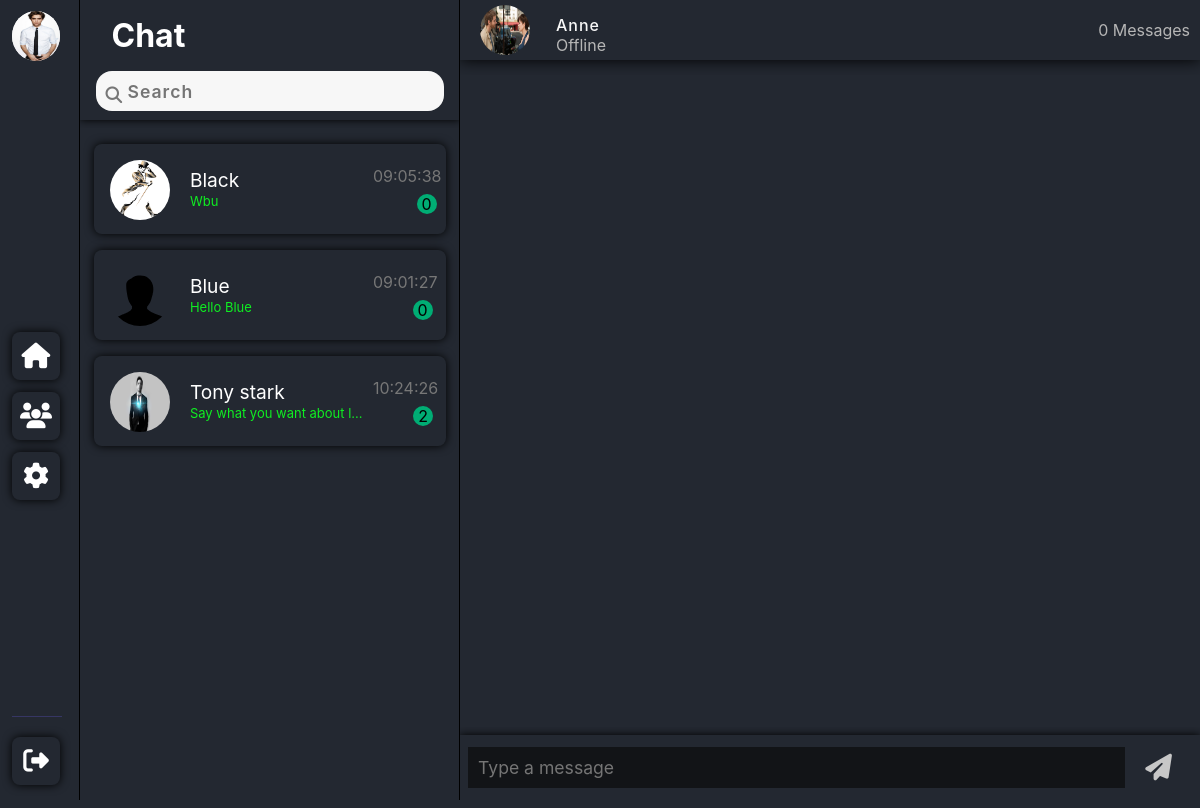
Screenshot of /php/chat.php?user_id=28 (signed in) with the database file from the repository.
### tables this page shows
CREATE TABLE `users` (
  `user_id` int(7) NOT NULL,
  `name` varchar(255) NOT NULL,
  `email_id` varchar(255) NOT NULL,
  `password` varchar(255) NOT NULL,
  `login` int(1) DEFAULT NULL,
  `bio` varchar(1023) DEFAULT NULL,
  `dob` date DEFAULT NULL,
  `gender` varchar(10) DEFAULT NULL,
  `country` varchar(255) DEFAULT NULL,
  `user_profile` varchar(255) NOT NULL DEFAULT 'default_pic.svg'
);

CREATE TABLE `users_chat` (
  `msg_id` int(11) NOT NULL,
  `sender_id` int(10) NOT NULL,
  `receiver_id` int(10) NOT NULL,
  `msg_content` varchar(1023) NOT NULL,
  `msg_status` text NOT NULL,
  `msg_date` timestamp NOT NULL DEFAULT current_timestamp() ON UPDATE current_timestamp()
);

### php/userlist.php (the view, shortened to what this page needs)
<div class="chat-column">
    <div class="top">
        <div id="toprow">
            <h1 class="heading">Chat</h1>
        </div>
        <div class="search-bar">
            <input type="text" placeholder="Search" onkeyup="searchUser()" id="search-input"
                style=" margin: -1rem 0;" />
            <button type="submit" id="search-btn" style="top: 0px;">
            </button>
        </div>
    </div>
    <div class="chat-navbar-rows">
        <?php
include_once 'connectdb.php';
$email = $_SESSION['email'];
$query = "SELECT * FROM users WHERE email_id='$email'";
$result = mysqli_query($link, $query);
$row = mysqli_fetch_array($result);
$user = $row['user_id'];
$users = "SELECT DISTINCT receiver_id,u.user_id,u.name,u.user_profile,u.login FROM users_chat uc JOIN users u ON u.user_id=uc.receiver_id WHERE sender_id='$user'";
$run_user = mysqli_query($link, $users);
while ($row = mysqli_fetch_array($run_user)) {
    $user_id = $row['user_id'];
    $user_profile = $row['user_profile'];
    $name = $row['name'];
    $qry = "SELECT * FROM users_chat WHERE (sender_id='$user' AND receiver_id='$user_id') OR (sender_id='$user_id' AND receiver_id='$user') ORDER BY msg_id DESC LIMIT 1";
    $run_query = mysqli_query($link, $qry);
    $row = mysqli_fetch_assoc($run_query);
    $message = $row['msg_content'];
    $time = $row['msg_date'];
    $date = explode(' ', $time);
    $qry2 = "SELECT COUNT(*) AS count FROM users_chat where sender_id='$user_id' AND receiver_id='$user' AND msg_status='UNREAD'";
    $res = mysqli_query($link, $qry2);
    $row1 = mysqli_fetch_assoc($res);
    $count = $row1['count'];
    echo "<div class='row'>
    <img src=" . "../uploads/" . $user_profile . " />
    <div class='mid'>
    <h1 id='username'>
    <a style='color:white; text-decoration:none;' href='chat.php?user_id=$user_id'>$name</a>
    </h1>
    <p style='color:rgb(15, 238, 34);font-size:13px;' class='last-message'>$message</p>
    </div>
    <div class='right'>
    <p style='margin-right: -20px;position: relative;right: 15px;' class='last-message-time'>$date[1]</p>
    <p id='unread-message-count'>$count</p>
    </div>
    </div>";
}
$qry = "SELECT user_id FROM users WHERE email_id='$email'";
$res = mysqli_query($link, $qry);
$row = mysqli_fetch_array($res);
$user = $row['user_id'];
$users = "SELECT DISTINCT receiver_id,u.user_id,u.name,u.user_profile,u.login FROM users_chat uc JOIN users u ON u.user_id=uc.sender_id WHERE receiver_id='$user' AND u.user_id NOT IN (SELECT DISTINCT receiver_id FROM users_chat uc JOIN users u ON u.user_id=uc.receiver_id WHERE sender_id='$user')";
$run_user = mysqli_query($link, $users);
while ($row = mysqli_fetch_array($run_user)) {
    $user_id = $row['user_id'];
    $user_profile = $row['user_profile'];
    $name = $row['name'];
    $qry = "SELECT * FROM users_chat WHERE (sender_id='$user' AND receiver_id='$user_id') OR (sender_id='$user_id' AND receiver_id='$user') ORDER BY msg_id DESC LIMIT 1";
    $run_query = mysqli_query($link, $qry);
    $row = mysqli_fetch_assoc($run_query);
    $message = $row['msg_content'];
    $time = $row['msg_date'];
    $date = explode(' ', $time);
    $qry2 = "SELECT COUNT(*) AS count FROM users_chat where sender_id='$user_id' AND receiver_id='$user' AND msg_status='UNREAD'";
    $res = mysqli_query($link, $qry2);
    $row1 = mysqli_fetch_assoc($res);
    $count = $row1['count'];
    echo "<div class='row'>
    <img src=" . "../uploads/" . $user_profile . " />
    <div class='mid'>
    <h1 id='username'><a style='color:white; text-decoration:none;' href='chat.php?user_id=$user_id'>$name</a> </h1>
    <p style='color:rgb(15, 238, 34);font-size:13px;' class='last-message'>$message</p>
    </div>
    <div class='right'>
    <p style='margin-right: -20px;position: relative;right: 15px;' class='last-message-time'>$date[1]</p>
    <p id='unread-message-count'>$count</p>
    </div>
    </div>";
}
?>
    </div>
</div>

### php/chat.php (shortened to what this page needs)
<!DOCTYPE html>
<?php
$email = $_SESSION['email'];
include 'connectdb.php';
$get_user = "SELECT * FROM users WHERE email_id='$email'";
$qry = mysqli_query($link, $get_user);
$row = mysqli_fetch_array($qry);
$user_id = $row['user_id'];
?>
<?php
if (isset($_GET['user_id'])) {
    $receiver_id = $_GET['user_id'];
    $qry = "SELECT * FROM users WHERE user_id='$receiver_id'";
    $result = mysqli_query($link, $qry);
    $row = mysqli_fetch_array($result);
    $receiver_name = $row['name'];
    $receiver_profile_pic = $row['user_profile'];
    $receiver_login = $row['login'];
    if ($receiver_login == 1) {
        $state = 'Online';
    } else {
        $state = 'Offline';
    }
    $total_messages = "SELECT * FROM users_chat WHERE (sender_id='$user_id' AND receiver_id='$receiver_id') OR (sender_id='$receiver_id' AND receiver_id='$user_id')";
    $run_query = mysqli_query($link, $total_messages) or die("Unable to count messages");
    $total = mysqli_num_rows($run_query);
}
?>
<html lang="en">
<head>
    <link rel="stylesheet" href="../css/chat.css" />
    <link rel="stylesheet" href="../css/global.css" />
</head>
<body>
    <div class="container chat-page-container">
        <?php include 'sidebar.php';?>
        <?php include 'userlist.php';?>
        <div class="chat">
            <div class="chat-header">
                <div class="left">
                    <?php
echo "<img src=" . "../uploads/" . $receiver_profile_pic . " class='pp'>
    <div class='name-status'>
       <h1> $receiver_name  </h1>
        <span class='user-status'>$state</span>
    </div>";
?>
                </div>
                <div class="right">
                    <?php
echo $total;
if ($total == 1) {
    echo " Message";
} else {
    echo " Messages";
}
?>
                </div>
            </div>
            <div class="chat-box">
            </div>
            <form method="POST">
                <div class="chat-footer">
                    <textarea name="message" class="autoExpand" rows='1' data-min-rows='1'
                        placeholder="Type a message"></textarea>
                    <button name="submit">
                        <i class="fas fa-2x fa-paper-plane"></i>
                    </button>
                </div>
            </form>
        </div>
    </div>
</body>
</html>

### php/sidebar.php (shortened to what this page needs)
<?php
include 'connectdb.php';
$email = $_SESSION['email'];
$sql = "SELECT * FROM users WHERE `email_id` = '$email'";
$res = mysqli_query($link, $sql);
$r = mysqli_fetch_assoc($res);
?>
<!DOCTYPE html>
<html lang="en">
<head>
    <link rel="stylesheet" href="../css/global.css">
    <link rel="stylesheet" href="../css/sidebar.css">
</head>
<body>
    <div class="sidebar">
        <ul>
            <li>
                <a href="settings.php" id="sidebar_profile_pic">
                    <?php echo "<img src=" . "../uploads/" . $r['user_profile'] . " />" ?>
                </a>
            </li>
            <li>
                <a href="chat.php" class="s-btn">
                    <i class="fas fa-2x fa-home"></i>
                </a>
            </li>
            <li>
                <a href="find_user.php" class="s-btn">
                    <i class="fas fa-users"></i>
                </a>
            </li>
            <li>
                <a href="settings.php" class="settings s-btn">
                    <i class="fas fa-2x fa-cog"></i>
                </a>
            </li>
            <li>
                <a href="logout.php" class="signout s-btn">
                    <i class="fa fa-2x fa-sign-out"></i>
                </a>
            </li>
        </ul>
    </div>
</body>
</html>

### css/chat.css (style rules this page uses)
* { padding: 0; margin: 0; box-sizing: border-box; font-family: -apple-system, BlinkMacSystemFont, "Segoe UI", Roboto, Oxygen, Ubuntu, Cantarell, "Open Sans", "Helvetica Neue", sans-serif; }
html, body { margin: 0; height: 100vh; overflow: hidden; background: #232831; }
p::first-letter { text-transform: capitalize; }
button { border: none; background: transparent; }
.container { height: 100vh; width: 100vw; overflow: hidden; display: grid; grid-template-columns: 80px 380px auto; }
.chat-column { display: flex; flex-direction: column; align-items: center; justify-content: center; width: 380px; height: inherit; border-right: 1px solid #000; background: #232831; }
.chat-column .top { position: absolute; top: 0; height: 15vh; width: inherit; padding: 1rem; box-shadow: 0 0 8px #000; clip-path: inset(0px 0px -8px 0px); }
.chat-column .top .heading { font-size: 1.5rem; font-weight: bold; color: #fff; }
#toprow { display: flex; justify-content: space-between; padding: 0 1rem 1rem 1rem; }
#toprow h1 { font-size: 2rem; }
.chat-column .chat-navbar-rows { position: absolute; top: 16vh; overflow-y: scroll; scroll-behavior: smooth; height: 85vh; }
.chat-column .search-bar { position: relative; margin: 1rem 0; display: flex; }
#search-input { border: none; height: 2.5rem; width: 100%; padding: 1rem 1rem 1rem 2rem; border-radius: 1rem; outline: none; font-size: 1.1rem; font-weight: 600; overflow-x: scroll; color: #495057; letter-spacing: 1px; background-color: #f7f7f7; }
#search-btn { position: absolute; left: 10px; top: 13px; z-index: 1; }
.chat-navbar-rows .row { width: 352px; height: 90px; padding: 1rem; margin: 1rem 15px; display: grid; grid-template-columns: 22% 50% 15%; grid-template-areas: "left mid mid..."; align-items: center; border-radius: 0.5rem; background-color: #232831; color: #f7f7f7; box-shadow: 0 0 10px #000; transition: 0.2s ease-out; }
.chat-navbar-rows .row img { border-radius: 50%; height: 60px; width: 60px; grid-area: left; }
.chat-navbar-rows .row .mid { grid-area: mid; display: flex; flex-direction: column; position: relative; left: 10px; top: 0px; }
.chat-navbar-rows .row .mid h1 { font-size: 1.2rem; font-weight: 400; }
.chat-navbar-rows .row .mid p { color: #777777; line-height: 1.2rem; height: 1.3rem; width: 175px; }
.chat-navbar-rows .row .mid p, .chat-navbar-rows .row .mid h1 { text-overflow: ellipsis; overflow: hidden; white-space: nowrap; }
.chat-navbar-rows .row .right { display: flex; flex-direction: column; align-items: flex-end; }
.chat-navbar-rows .row .right #unread-message-count { background-color: rgb(0, 173, 116); width: 20px; height: 20px; border-radius: 50%; color: #000; display: flex; align-items: center; justify-content: center; }
.chat-navbar-rows .row .last-message-time { color: #777777; margin-bottom: 8px; }
.chat { display: flex; flex-direction: column; height: 100vh; width: 100%; background: #232831; }
.chat-header { color: #b6b6b6; display: flex; align-items: center; justify-content: space-between; width: 100%; height: 60px; padding: 5px 10px; box-shadow: 0 0 15px #000; clip-path: inset(0px 0px -15px 0px); }
.chat .chat-header .left { display: flex; align-items: center; }
.chat .chat-header .left .name-status { display: grid; position: relative; top: 5px; margin-left: 1rem; }
.chat-header .pp { width: 50px; height: 50px; border-radius: 50%; margin: 0 10px; }
.chat .chat-header .name-status { display: flex; flex-direction: row; align-items: center; justify-content: center; }
.chat .chat-header .name-status h1 { color: #f7f7f7; font-weight: 500; font-size: 1rem; letter-spacing: 1px; margin-bottom: 0; }
.chat .chat-header .name-status span { color: #b6b6b6; }
.chat-box { background-attachment: fixed; overflow-y: scroll; flex: 1; }
.chat-footer { display: flex; align-items: center; padding: 12px 8px; height: auto; min-height: 50px; max-height: 170px; box-shadow: 0 0 8px #000; clip-path: inset(-8px 0px 0px 0px); }
.chat-footer textarea { color: #d4d4d4; font-size: 1.1rem; font-weight: 400; padding: 10px; width: 100%; height: auto; max-height: 170px; border: none; overflow-y: scroll; overflow-x: hidden; background-color: #121316ef; resize: none; }
.chat-footer button { margin: 0 10px; }
.chat-footer button:last-child { margin: 0 20px; }
.chat-footer i { color: #c7c7c7; }

### rows the page displays
users: user_profile (picture)
users: user_profile (picture), name "black", users_chat.msg_content "wbu", users_chat.msg_date "09:05:38", count "0"
users: user_profile (placeholder picture), name "blue", users_chat.msg_content "Hello Blue", users_chat.msg_date "09:01:27", count "0"
users: user_profile (picture), name "tony stark", users_chat.msg_content "Say what you want about l…", users_chat.msg_date "10:24:26", count "2"
users: user_profile (picture), name "anne", login "Offline"

### other values shown
$total "0"
